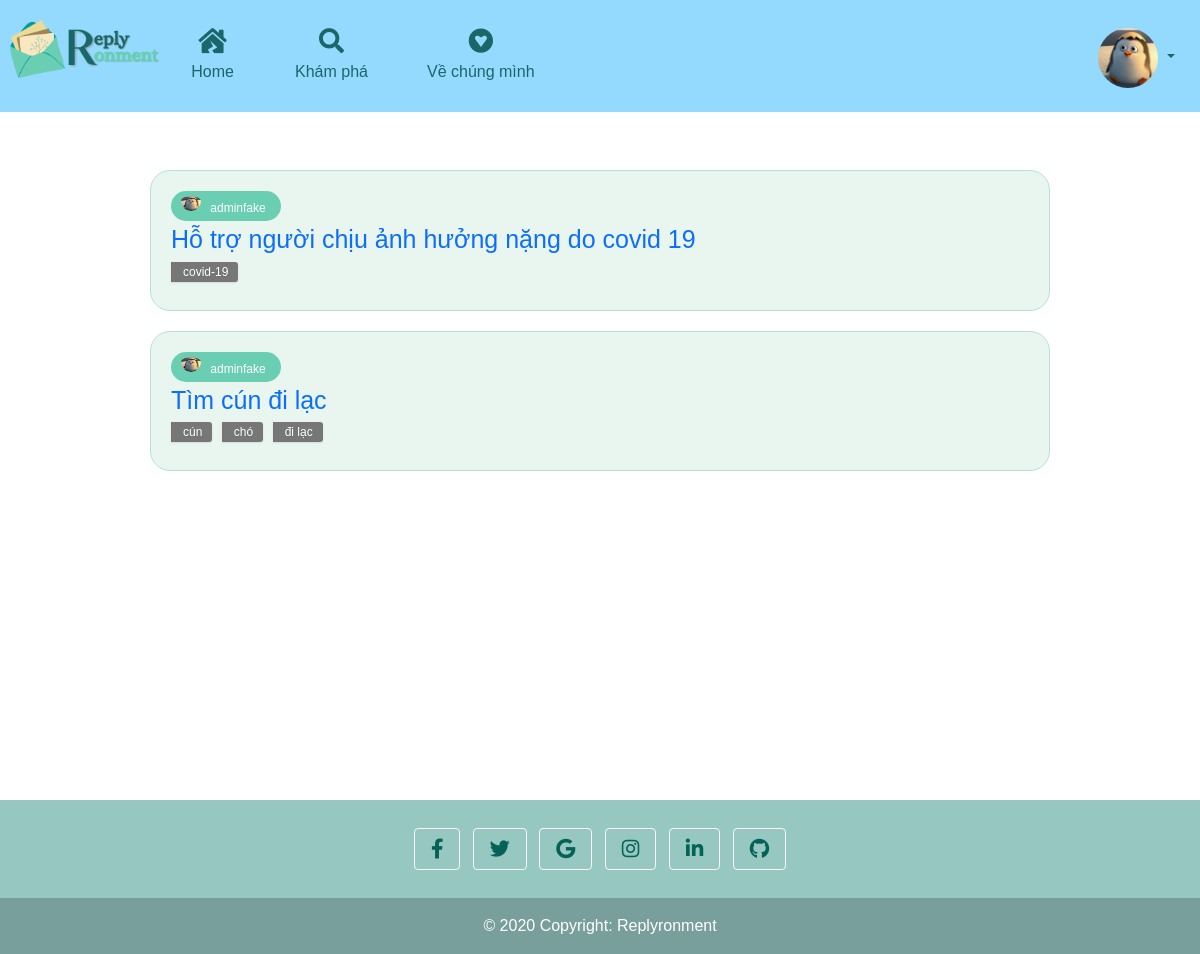
Page /mypost/ (signed in) on the earlier database version.
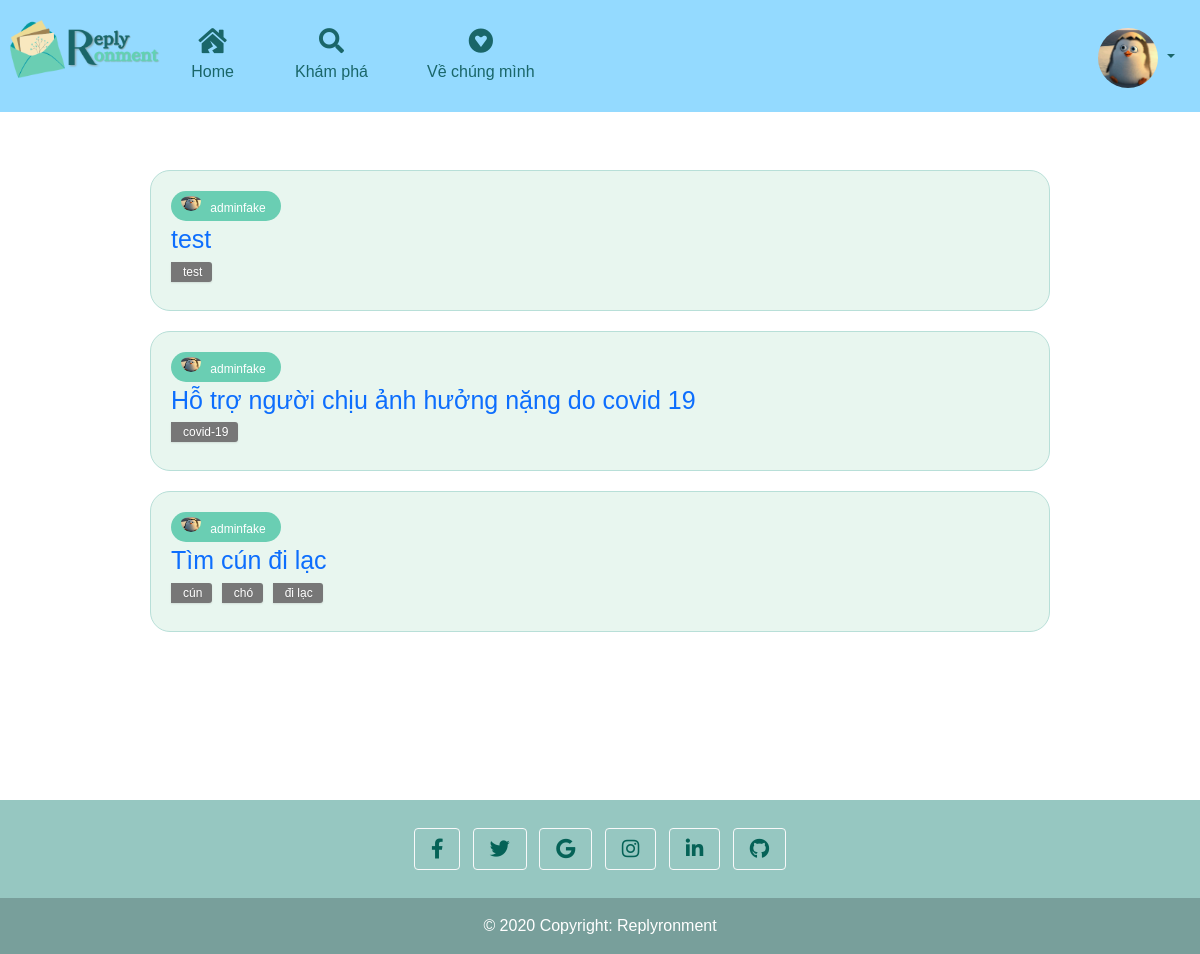
Same page on the later database version.
### replyronment/models.py (models this page shows, shortened)
class ForumPost(models.Model):
    slug = models.SlugField(max_length=200, unique=True,default='',null=True)
    title = models.CharField(max_length=100)
    author=models.ForeignKey(User,on_delete=models.CASCADE,related_name='anonymous')
    body = RichTextUploadingField()
    date = models.DateTimeField(auto_now_add=True)
    tag = TaggableManager()
    class Meta:
        ordering = ['-date']

class Profile(models.Model):
    user = models.OneToOneField(User, on_delete=models.CASCADE)
    avatar = models.ImageField(default='earth.png', upload_to='profile_images')
    bio = models.TextField()
    score = models.IntegerField(default=0,validators=[MinValueValidator(0)])
    answered_ques = models.ManyToManyField('QuesModel', blank=True, related_name='Answered_Questions')
    Correct_ques = models.ManyToManyField('QuesModel', blank=True, related_name='Correct_Questions')
    Incorrect_ques = models.ManyToManyField('QuesModel', blank=True, related_name='Incorrect_Question')

### replyronment/views.py (the view)
# urls.py: path('mypost/',views.mypost,name='mypost'),
@login_required(login_url='/login')
def mypost(request):
    Posts = ForumPost.objects.all().filter(author=request.user).order_by("-date")
    return render(request,'html/mypost.html',{'Posts':Posts})

### replyronment/templates/html/mypost.html
{% include "html/navbar.html" %} {% load static %}
<link rel="stylesheet" href="{%  static  'css/mypost.css'  %}">
<div class="wrapper">
    <div class="mypost-container">
        <div class="card-post">
            {% for post in Posts %}
            <div class="element">
                <div class="content">
                    <div class="author">
                        <img src="{{ post.author.profile.avatar.url }}" alt="something">
                        <p>{{post.author.username}}</p>
                    </div>
                    <a href="{% url 'forumpostdetail' post.slug  %}" class="title">
                {{post.title}}
            </a>
                    <div>{% for tag in post.tag.all %}
                        <p class="tags">
                            {{tag.name}}
                        </p>
                        {% endfor %}
                    </div>
                </div>
            </div>
            {% endfor %}
        </div>
    </div>
</div>
{% include "html/footer.html" %}

Differences in the rows shown:
added ForumPost: author.profile.avatar (picture), author.username "adminfake", title "test"
now on this page (row unchanged): Tag: name "test", shown under "adminfake"
